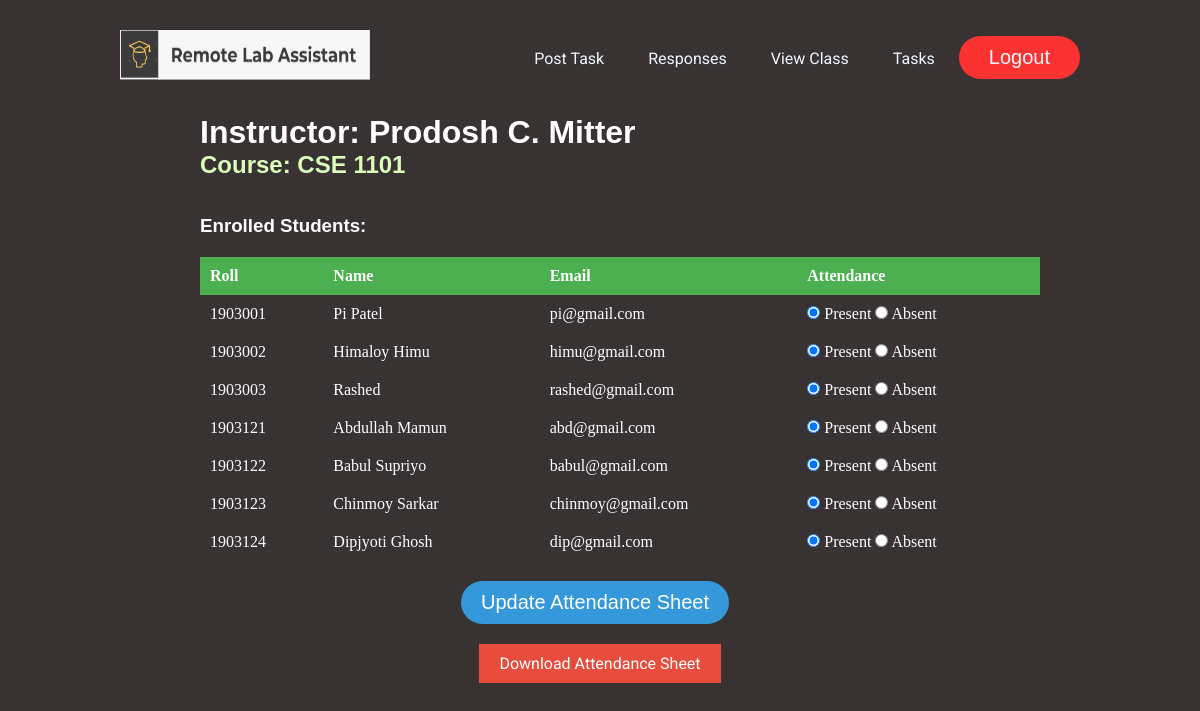
/attendence.php (signed in), run on the app's committed database.
### tables this page shows
CREATE TABLE `student` (
  `roll` int(11) NOT NULL,
  `username` varchar(50) DEFAULT NULL,
  `email` varchar(50) DEFAULT NULL,
  `password` varchar(50) DEFAULT NULL
);

### attendence.php (the view, shortened to what this page needs)
<!DOCTYPE html>
<html>
<head>
    <link rel="stylesheet" type="text/css" href="css/teacher_panel.css">
    <link rel="stylesheet" type="text/css" href="css/button.css">
    <link rel="stylesheet" type="text/css" href="css/attendence.css">
</head>
<body>
    <?php
    include 'includes/header.inc.php';
    include 'includes/dbh.inc.php';
    echo "<h1 style='font-family: Arial, sans-serif; color: white; margin-left: 200px;'>Instructor: " . $_SESSION["username"] . "</h1>";
    echo "<h2 style='font-family: Arial, sans-serif; color: #DAFDBA; margin-left: 200px;'>Course: " . $_SESSION["course_name"] . "</h2>";
    echo "<br><br>";
    echo "<h3 style='font-family: Arial, sans-serif; color: white; margin-left: 200px;'>Enrolled Students:</h3>";
    ?>
    <?php
    $sql_students = "SELECT student.roll, student.username, student.email
                    FROM student
                    JOIN course_student ON student.roll = course_student.student_roll
                    WHERE course_student.joined_course = '" . $_SESSION['course_name'] . "'
                    ORDER BY student.roll;";
    $result_students = mysqli_query($conn, $sql_students);
    echo "<form id='attendanceForm' method='post' action='includes\attendence.inc.php'>";
    echo "<table>";
    echo "
        <tr>
            <th>Roll</th>
            <th>Name</th>
            <th>Email</th>
            <th>Attendance</th>
        </tr>";
    while ($row = mysqli_fetch_assoc($result_students)) {
        echo "
            <tr>
                <td>".$row['roll']."</td>
                <td>".$row['username']."</td>
                <td>".$row['email']."</td>
                <td>
                    <input type='radio' name='attendance[".$row['roll']."]' value='present' checked> Present
                    <input type='radio' name='attendance[".$row['roll']."]' value='absent'> Absent
                </td>
            </tr>";
    }
    echo "</table>";
   echo' <div class="button-container">
    <button class="update-button" type="submit">Update Attendance Sheet</button>
  </div> ';
    echo "</form>";
    ?>
<div class="button-container">
  <a class="link-button" href="print.php">Download Attendance Sheet</a>
</div>
</body>
</html>

### includes/header.inc.php
<header>
            <a href="teacher_panel.php"><img class="logo" src="resources/logo.png" alt="logo"></a>
            <nav>
                <ul class="nav_link">
                    <li><a href="submit_task.php">Post Task</a></li>
                    <li><a href="response.php">Responses</a></li>
                    <li><a href="attendence.php">View Class</a></li>
                    <li><a href="task_teacher.php">Tasks</a></li>
                    <button onclick="window.location.href='index.php'">Logout</button>
                </ul>
            </nav>
        </header>

### css/teacher_panel.css (style rules this page uses)
* { box-sizing: border-box; margin: 0; padding: 0; background-color:#383232 ; }
li, a, .logout { font-family: "Roboto", sans-serif; font-weight: 400; font-size: 16px; color:aliceblue; text-decoration: none; }
header { display: flex; justify-content: space-between; align-items: center; padding: 30px 10%; }
.logo { cursor: pointer; height: 50px; width: 250px; }
.nav_link { list-style: none; }
.nav_link li { cursor: pointer; display: inline-block; padding: 0px 20px; }
.nav_link li,a { transition: all 0.3s ease 0s; }

### css/button.css (style rules this page uses)
button { padding: 10px 30px; background-color: #fb3232; border : none; border-radius: 50px; cursor: pointer; transition: all 0.3s ease 0s; font-family: "Roboto" sans-serif; color: aliceblue; font-size: 20px; }

### css/attendence.css (style rules this page uses)
.button-container { text-align: center; margin-top: 20px; }
.update-button { background-color: #3498db; color: white; border: none; padding: 10px 20px; cursor: pointer; margin-right: 10px; }
.link-button { background-color: #e74c3c; color: white; border: none; padding: 10px 20px; cursor: pointer; text-decoration: none; display: inline-block; }
table { margin-left: 200px; width: 70%; border-collapse: collapse; margin-top: 20px; }
th, td { padding: 10px; text-align: left; color: #fff; }
th { background-color: #4CAF50; color: #fff; }
tr:nth-child(even) { background-color: #f9f9f9; }

### data on the page
student: roll "1903001", username "Pi Patel", email "pi@gmail.com"
student: roll "1903002", username "Himaloy Himu", email "himu@gmail.com"
student: roll "1903003", username "Rashed", email "rashed@gmail.com"
student: roll "1903121", username "Abdullah Mamun", email "abd@gmail.com"
student: roll "1903122", username "Babul Supriyo", email "babul@gmail.com"
student: roll "1903123", username "Chinmoy Sarkar", email "chinmoy@gmail.com"
student: roll "1903124", username "Dipjyoti Ghosh", email "dip@gmail.com"

### other printed values
$_SESSION["username"] "Prodosh C. Mitter"
$_SESSION["course_name"] "CSE 1101"
